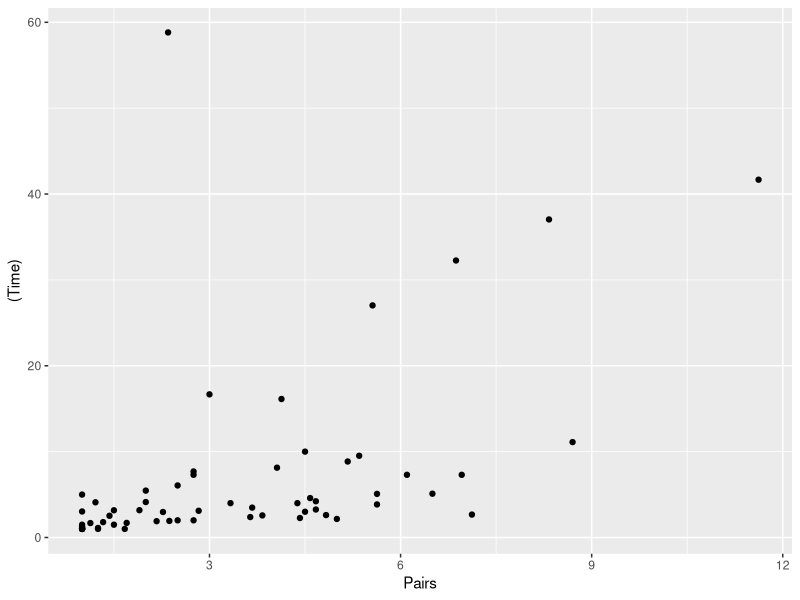
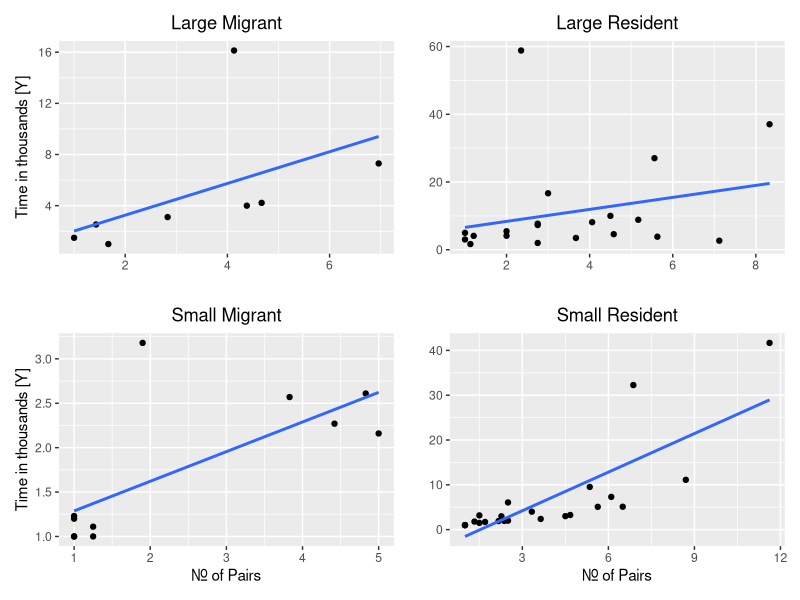
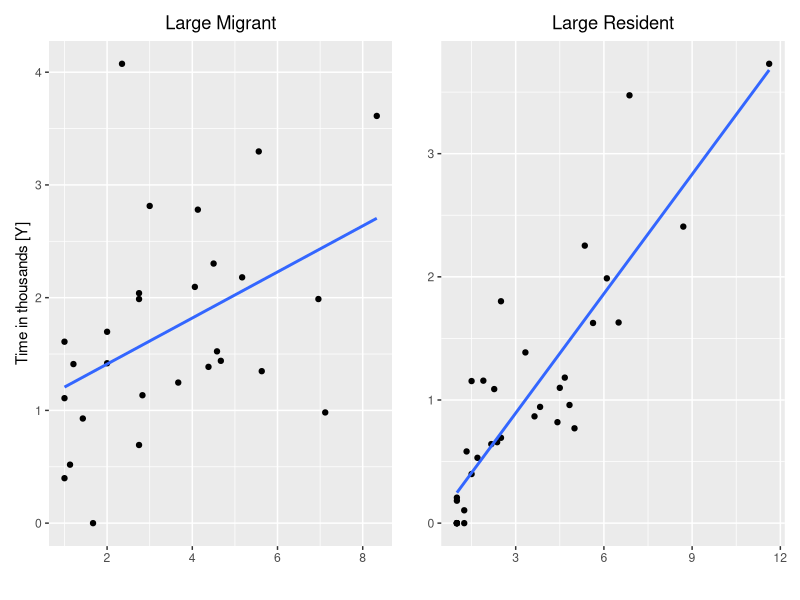
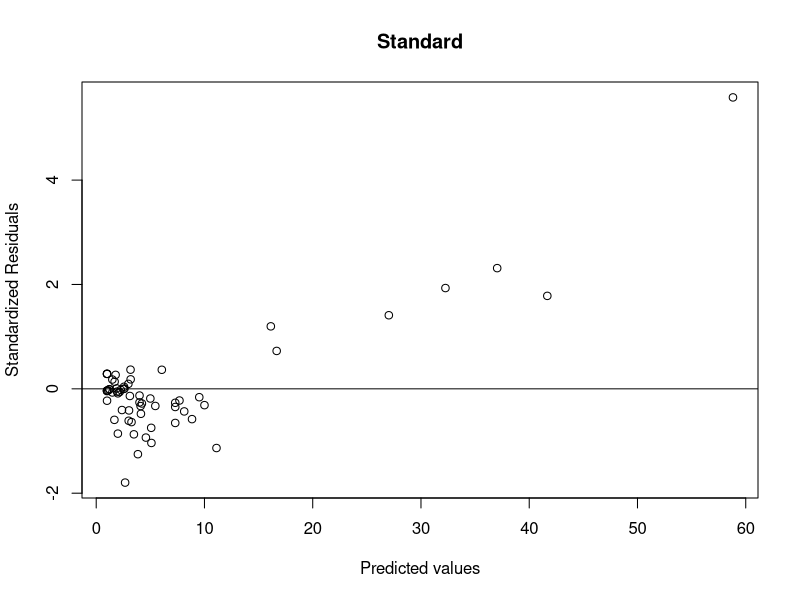
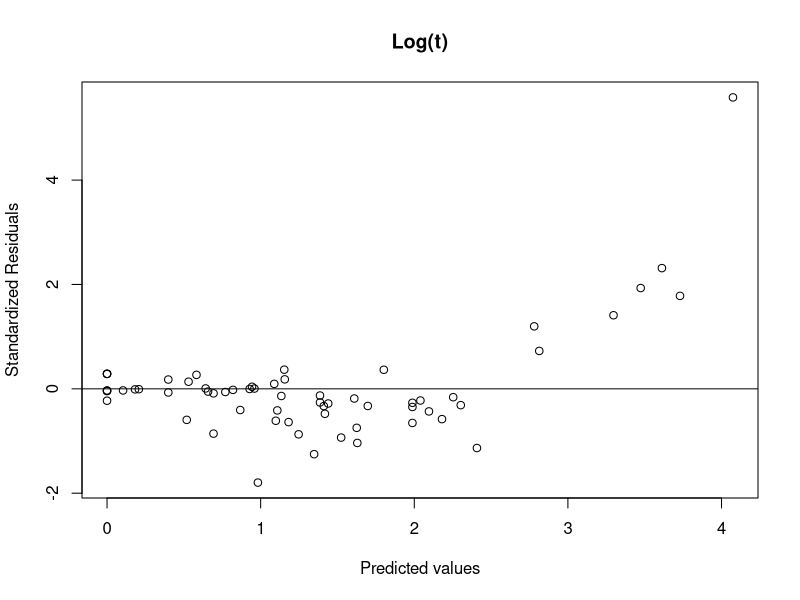
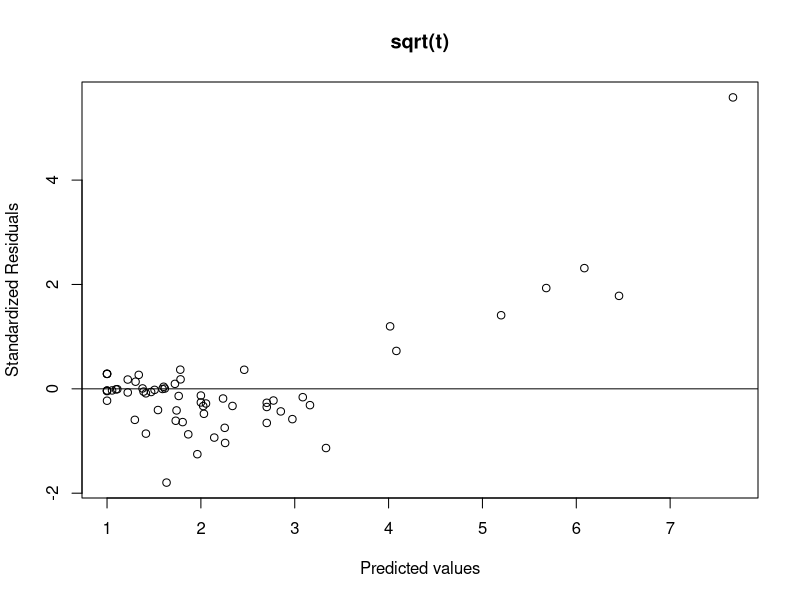
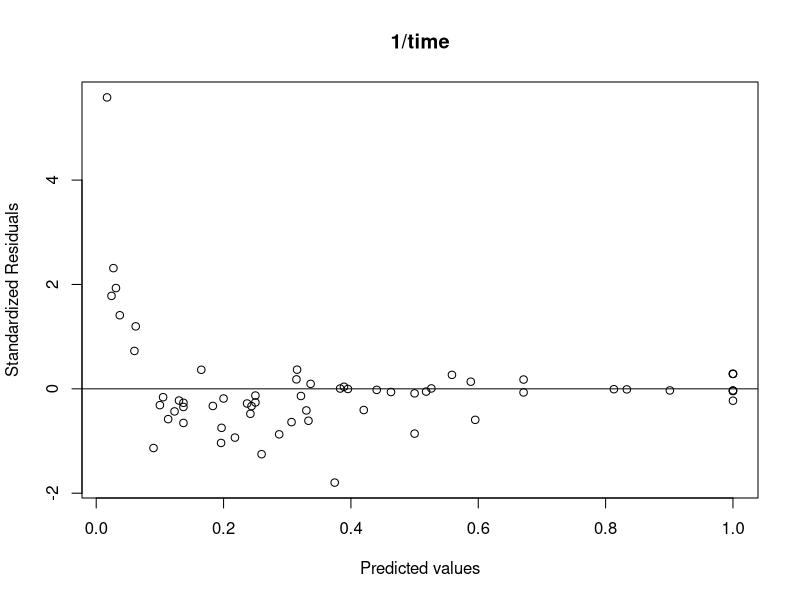
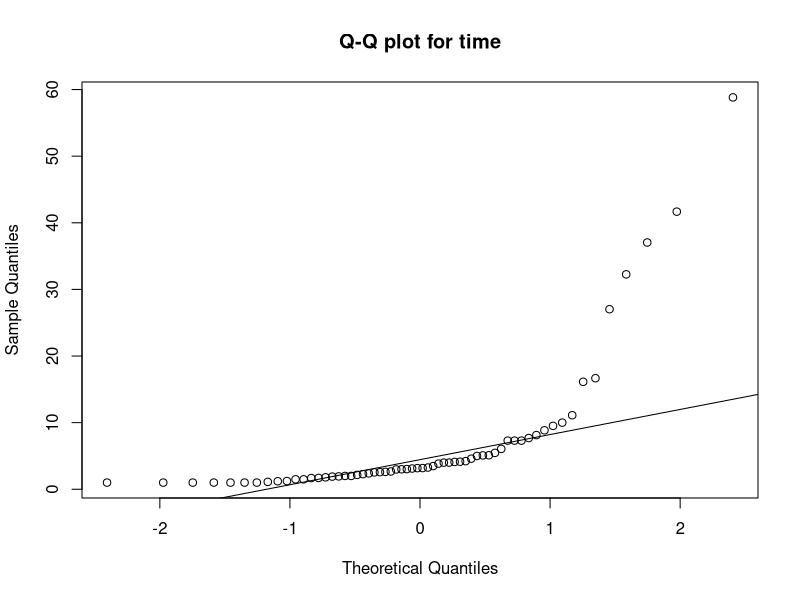

Write R code to recreate these figures, in order.
## ---- chunk 1
knitr::opts_chunk$set(warning = FALSE, message = FALSE) 
## ---- chunk 2
library(tidyverse)
data <- read.csv('Factors Affecting Extinction.csv')
data
## ---- chunk 3



lm_full <- lm(formula = Time ~ Pairs + Size + Status + Pairs*Size + Pairs * Status + Size*Status + Pairs*Size*Status, data)
lm_full.log <- lm(formula = log(Time) ~ Pairs + Size + Status + Pairs*Size + Pairs * Status + Size*Status + Pairs*Size*Status, data)
lm_full.sqrt <- lm(formula = sqrt(Time) ~ Pairs + Size + Status + Pairs*Size + Pairs * Status + Size*Status + Pairs*Size*Status, data)
lm_full.inverse <- lm(formula = 1/Time ~ Pairs + Size + Status + Pairs*Size + Pairs * Status + Size*Status + Pairs*Size*Status, data)

summary(lm_full)$r.squared
summary(lm_full.log)$r.squared
summary(lm_full.sqrt)$r.squared
summary(lm_full.inverse)$r.squared

## ---- chunk 4
library(patchwork)
L_data <- subset(data, Size == "L")
S_data <- subset(data, Size == "S")
LM <- subset(L_data, Status == "M")
LR <- subset(L_data, Status == "R")
SM <- subset(S_data, Status == "M")
SR <- subset(S_data, Status == "R")
p1 <- ggplot(LM,aes(Pairs, Time)) + geom_point() + ggtitle("Large Migrant") + ylab("Time in thousands [Y]") + xlab("") + theme(plot.title = element_text(hjust = 0.5)) + stat_smooth(method = "lm", level = 0)
p2 <- ggplot(LR,aes(Pairs, Time)) + geom_point() + ggtitle("Large Resident")+ ylab("")  + xlab("") + theme(plot.title = element_text(hjust = 0.5))+ stat_smooth(method = "lm",level = 0)
p3 <- ggplot(SM,aes(Pairs, Time)) + geom_point() + ggtitle("Small Migrant") + ylab("Time in thousands [Y]") + xlab("Nr. of Pairs") + theme(plot.title = element_text(hjust = 0.5)) + stat_smooth(method = "lm",level = 0)
p4 <- ggplot(SR,aes(Pairs, Time)) + geom_point() + ggtitle("Small Resident") + ylab("") + xlab("Nr. of Pairs") + theme(plot.title = element_text(hjust = 0.5)) + stat_smooth(method = "lm",level = 0)

p5 <- ggplot(L_data,aes(Pairs, log(Time))) + geom_point() + ggtitle("Large Migrant") + ylab("Time in thousands [Y]") + xlab("") + theme(plot.title = element_text(hjust = 0.5)) + stat_smooth(method = "lm", level = 0)
p6 <- ggplot(S_data,aes(Pairs, log(Time))) + geom_point() + ggtitle("Large Resident")+ ylab("")  + xlab("") + theme(plot.title = element_text(hjust = 0.5))+ stat_smooth(method = "lm",level = 0)

ggplot(data, aes(Pairs, (Time))) + geom_point()

p1+p2+p3+p4

p5 + p6



## ---- chunk 5

standard_res <- rstandard(lm_full)
final_data <- cbind(data, standard_res)
plot((final_data$Time), standard_res, ylab='Standardized Residuals', xlab='Predicted values', main="Standard") 
abline(0, 0)
plot(log(final_data$Time), standard_res, ylab='Standardized Residuals', xlab='Predicted values', main="Log(t)") 
abline(0, 0)
plot(sqrt(final_data$Time), standard_res, ylab='Standardized Residuals', xlab='Predicted values', main = "sqrt(t)") 
abline(0, 0)
plot(1/(final_data$Time), standard_res, ylab='Standardized Residuals', xlab='Predicted values', main="1/time") 
abline(0, 0)


## ---- chunk 6
qqnorm(data$Time, main="Q-Q plot for time")
qqline(data$Time)
qqnorm(log(data$Time),main="Q-Q plot for log(time)")
qqline(log(data$Time))
qqnorm(sqrt(data$Time),main="Q-Q plot for sqrt(time)")
qqline(sqrt(data$Time))
qqnorm(1/(data$Time),main="Q-Q plot for 1/time")
qqline(1/(data$Time))



## ---- chunk 7
data.out <- subset(data, Time < 50)
lm_full.out <- lm(formula = Time ~ Pairs + Size + Status + Pairs*Size + Pairs * Status + Size*Status + Pairs*Size*Status, data.out)
lm_full.log.out <- lm(formula = log(Time) ~ Pairs + Size + Status + Pairs*Size + Pairs * Status + Size*Status + Pairs*Size*Status, data.out)
lm_full.sqrt.out <- lm(formula = sqrt(Time) ~ Pairs + Size + Status + Pairs*Size + Pairs * Status + Size*Status + Pairs*Size*Status, data.out)
lm_full.inverse.out <- lm(formula = 1/Time ~ Pairs + Size + Status + Pairs*Size + Pairs * Status + Size*Status + Pairs*Size*Status, data.out)

summary(lm_full.out)$r.squared
summary(lm_full.log.out)$r.squared
summary(lm_full.sqrt.out)$r.squared
summary(lm_full.inverse.out)$r.squared


## ---- chunk 8
ggplot(data.out, aes(Pairs, (Time))) + geom_point()
## ---- chunk 9
qqnorm(data.out$Time, main="Q-Q plot for time")
qqline(data.out$Time)
qqnorm(log(data.out$Time),main="Q-Q plot for log(time)")
qqline(log(data.out$Time))
qqnorm(sqrt(data.out$Time),main="Q-Q plot for sqrt(time)")
qqline(sqrt(data.out$Time))
qqnorm(1/(data.out$Time),main="Q-Q plot for 1/time")
qqline(1/(data.out$Time))

## ---- chunk 10
lm_full.out.reduced <- lm(formula = Time ~ Pairs + Size + Pairs*Size, data.out)
lm_full.log.out.reduced <- lm(formula = log(Time) ~ Pairs + Size + Pairs*Size, data.out)
lm_full.sqrt.out.reduced <- lm(formula = sqrt(Time) ~ Pairs + Size + Pairs*Size, data.out)
lm_full.inverse.out.reduced <- lm(formula = 1/Time ~ Pairs + Size + Pairs*Size, data.out)

summary(lm_full.out.reduced)$r.squared
summary(lm_full.log.out.reduced)$r.squared
summary(lm_full.sqrt.out.reduced)$r.squared
summary(lm_full.inverse.out.reduced)$r.squared


## ---- chunk 11
standard_res <- rstandard(lm_full.out.reduced)
final_data <- cbind(data.out, standard_res)
plot((final_data$Time), standard_res, ylab='Standardized Residuals', xlab='Predicted values', main="Standard") 
abline(0, 0)
plot(log(final_data$Time), standard_res, ylab='Standardized Residuals', xlab='Predicted values', main="Log(t)") 
abline(0, 0)
plot(sqrt(final_data$Time), standard_res, ylab='Standardized Residuals', xlab='Predicted values', main = "sqrt(t)") 
abline(0, 0)
plot(1/(final_data$Time), standard_res, ylab='Standardized Residuals', xlab='Predicted values', main="1/time") 
abline(0, 0)

## ---- chunk 12
lm_full <- lm(formula = Time ~ Pairs + Size + Status + Pairs*Size + Pairs * Status + Size*Status + Pairs*Size*Status, data)
lm_full.logpair <- lm(formula = Time ~ log(Pairs) + Size + Status + log(Pairs)*Size + log(Pairs) * Status + Size*Status + log(Pairs)*Size*Status, data)
lm_full.sqrtpair <- lm(formula = Time ~ sqrt(Pairs) + Size + Status + sqrt(Pairs)*Size + sqrt(Pairs) * Status + Size*Status + sqrt(Pairs)*Size*Status, data)
lm_full.inversepair <- lm(formula = Time ~ 1/Pairs + Size + Status + 1/Pairs*Size + 1/Pairs * Status + Size*Status + 1/Pairs*Size*Status, data)

summary(lm_full)$r.squared
summary(lm_full.logpair)$r.squared
summary(lm_full.sqrtpair)$r.squared
summary(lm_full.inversepair)$r.squared
